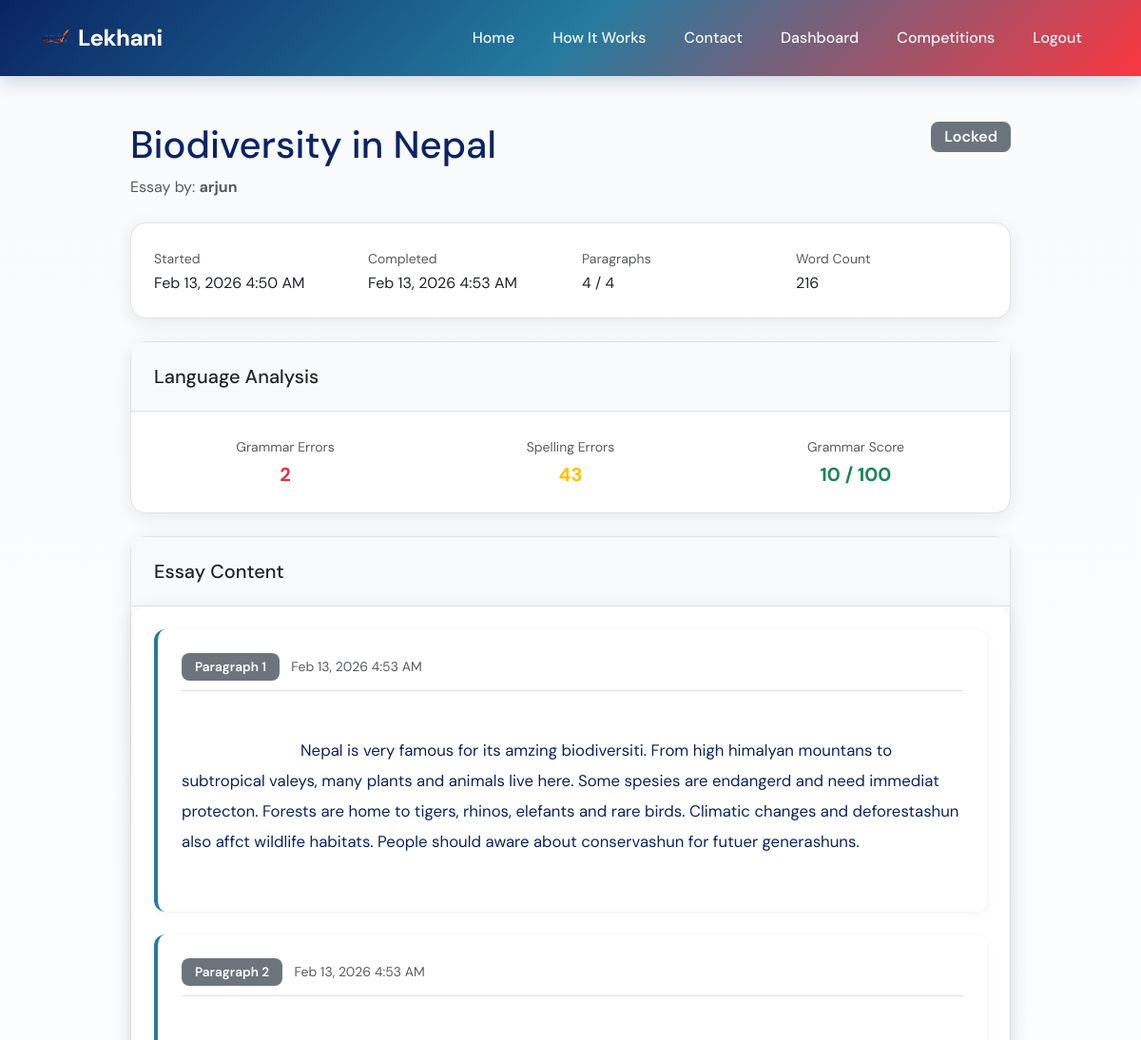
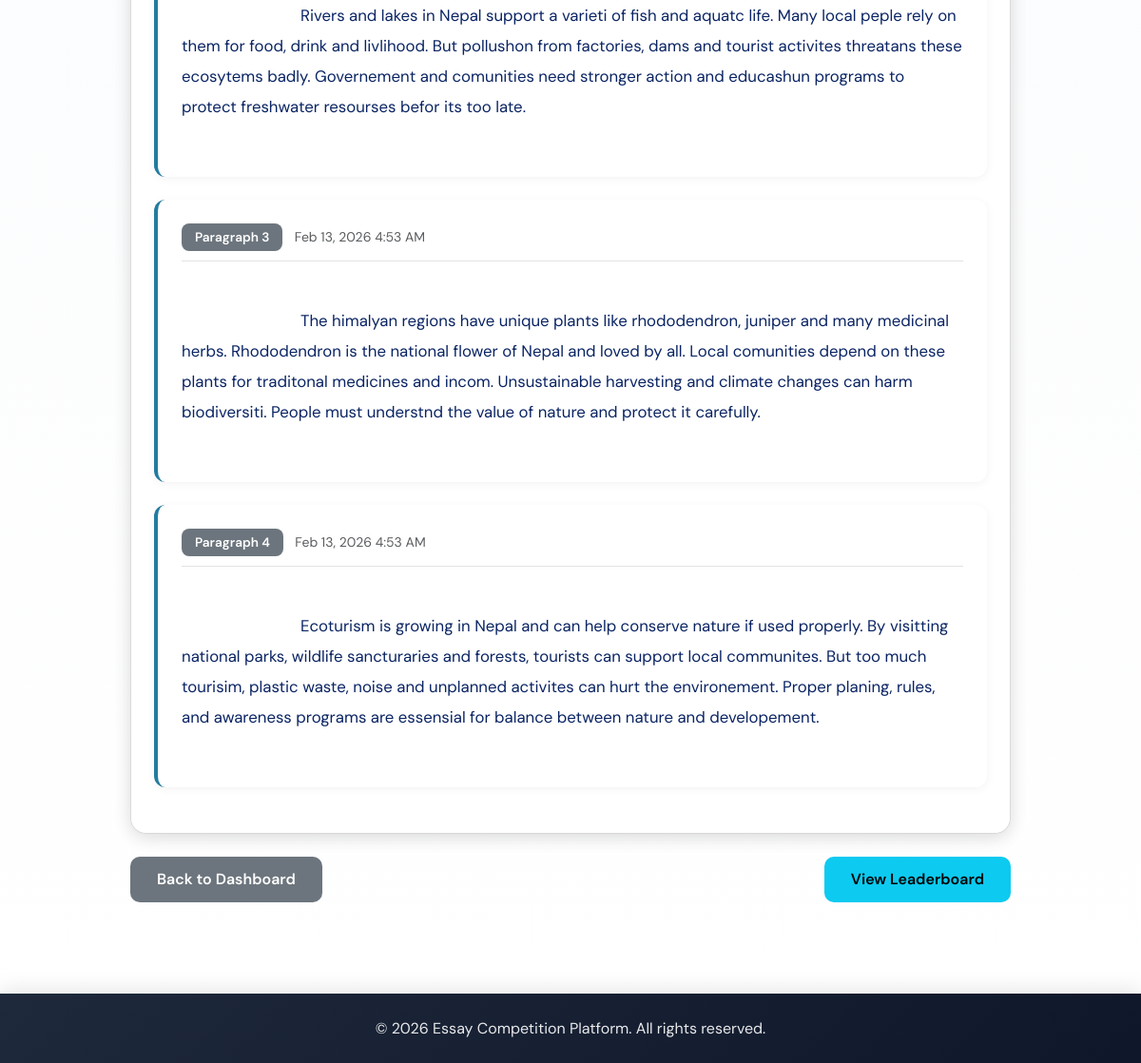
Screenshot of /essay/8/ (signed in) with the database file from the repository (2 pictures, top to bottom).
### competition/models.py (models this page shows, shortened)
class Essay(models.Model):
    STATUS_CHOICES = [
        ('in_progress', 'In Progress'),
        ('completed', 'Completed'),
        ('locked', 'Locked'),
    ]
    user = models.ForeignKey(User, on_delete=models.CASCADE, related_name='essays')
    competition = models.ForeignKey(Competition, on_delete=models.CASCADE, related_name='essays')
    status = models.CharField(max_length=15, choices=STATUS_CHOICES, default='in_progress')
    started_at = models.DateTimeField(auto_now_add=True)
    completed_at = models.DateTimeField(null=True, blank=True)
    word_count = models.PositiveIntegerField(default=0)
    grammar_errors = models.PositiveIntegerField(default=0)
    spelling_errors = models.PositiveIntegerField(default=0)
    grammar_score = models.PositiveIntegerField(default=100)
    final_score = models.FloatField(default=0)   # ⭐ NEW FIELD
    def current_paragraph_count(self):
        return self.paragraphs.count()
    class Meta:
        ordering = ['-started_at']
        unique_together = ['user', 'competition']
        verbose_name = 'Essay'
        verbose_name_plural = 'Essays'

class Competition(models.Model):
    title = models.CharField(max_length=200)
    description = models.TextField()
    start_date = models.DateTimeField()
    end_date = models.DateTimeField()
    max_paragraphs = models.PositiveIntegerField()
    created_at = models.DateTimeField(auto_now_add=True)
    updated_at = models.DateTimeField(auto_now=True)
    def has_ended(self):
        return timezone.now() > self.end_date
    class Meta:
        ordering = ['-start_date']
        verbose_name = 'Competition'
        verbose_name_plural = 'Competitions'

class Paragraph(models.Model):
    essay = models.ForeignKey(Essay, on_delete=models.CASCADE, related_name='paragraphs')
    order = models.PositiveIntegerField()
    content = models.TextField()
    created_at = models.DateTimeField(auto_now_add=True)
    class Meta:
        ordering = ['order']
        unique_together = ['essay', 'order']
        verbose_name = 'Paragraph'
        verbose_name_plural = 'Paragraphs'

### competition/views.py (the view)
# urls.py: path('essay/<int:essay_id>/', views.essay_view, name='essay_view'),
@login_required
def essay_view(request, essay_id):
    essay = get_object_or_404(Essay, id=essay_id)
    if essay.user != request.user and not request.user.is_staff:
        messages.error(request, 'You do not have permission to view this essay.')
        return redirect('dashboard')
    paragraphs = essay.paragraphs.all().order_by('order')
    context = {
        'essay': essay,
        'paragraphs': paragraphs,
    }
    return render(request, 'essay_view.html', context)

### competition/templates/essay_view.html (shortened to what this page needs)
{% extends 'base.html' %}
{% block content %}
<div class="container my-5">
    <div class="row">
        <div class="col-lg-10 mx-auto">
            <div class="d-flex justify-content-between align-items-start mb-4">
                <div>
                    <h1 class="mb-2">{{ essay.competition.title }}</h1>
                    <p class="text-muted mb-0">Essay by: <strong>{{ essay.user.username }}</strong></p>
                </div>
                <div class="text-end">
                    {% if essay.status == 'in_progress' %}
                    <span class="badge bg-info fs-6">In Progress</span>
                    {% elif essay.status == 'completed' %}
                    <span class="badge bg-success fs-6">Completed</span>
                    {% elif essay.status == 'locked' %}
                    <span class="badge bg-secondary fs-6">Locked</span>
                    {% endif %}
                </div>
            </div>
            <div class="card mb-4">
                <div class="card-body">
                    <div class="row">
                        <div class="col-md-3">
                            <small class="text-muted">Started</small>
                            <div>{{ essay.started_at|date:"M d, Y g:i A" }}</div>
                        </div>
                        {% if essay.completed_at %}
                        <div class="col-md-3">
                            <small class="text-muted">Completed</small>
                            <div>{{ essay.completed_at|date:"M d, Y g:i A" }}</div>
                        </div>
                        {% endif %}
                        <div class="col-md-3">
                            <small class="text-muted">Paragraphs</small>
                            <div>{{ essay.current_paragraph_count }} / {{ essay.competition.max_paragraphs }}</div>
                        </div>
                        <div class="col-md-3">
                            <small class="text-muted">Word Count</small>
                            <div>{{ essay.word_count }}</div>
                        </div>
                    </div>
                </div>
            </div>
            {% if essay.status != 'in_progress' %}
            <div class="card mb-4">
                <div class="card-header bg-light">
                    <h5 class="mb-0">Language Analysis</h5>
                </div>
                <div class="card-body">
                    <div class="row text-center">
                        <div class="col-md-4">
                            <small class="text-muted">Grammar Errors</small>
                            <div class="fs-5 fw-bold text-danger">
                                {{ essay.grammar_errors }}
                            </div>
                        </div>
                        <div class="col-md-4">
                            <small class="text-muted">Spelling Errors</small>
                            <div class="fs-5 fw-bold text-warning">
                                {{ essay.spelling_errors }}
                            </div>
                        </div>
                        <div class="col-md-4">
                            <small class="text-muted">Grammar Score</small>
                            <div class="fs-5 fw-bold text-success">
                                {{ essay.grammar_score }} / 100
                            </div>
                        </div>
                    </div>
                </div>
            </div>
            {% endif %}
            <div class="card mb-4">
                <div class="card-header bg-light">
                    <h5 class="mb-0">Essay Content</h5>
                </div>
                <div class="card-body essay-content">
                    {% if paragraphs %}
                    {% for paragraph in paragraphs %}
                    <div class="paragraph-display mb-4">
                        <div class="paragraph-header">
                            <span class="badge bg-secondary">Paragraph {{ paragraph.order }}</span>
                            <small class="text-muted ms-2">{{ paragraph.created_at|date:"M d, Y g:i A" }}</small>
                        </div>
                        <div class="paragraph-content">
                            {{ paragraph.content }}
                        </div>
                    </div>
                    {% endfor %}
                    {% else %}
                    <p class="text-muted text-center py-5">No content has been written yet.</p>
                    {% endif %}
                </div>
            </div>
            <div class="d-flex justify-content-between">
                <a href="{% url 'dashboard' %}" class="btn btn-secondary">Back to Dashboard</a>
                <div>
                    {% if essay.competition.has_ended %}
                    <a href="{% url 'leaderboard' essay.competition.id %}" class="btn btn-info">View Leaderboard</a>
                    {% endif %}
                </div>
            </div>
        </div>
    </div>
</div>
{% endblock %}

### static/css/style.css (style rules this page uses)
:root { --primary-color: #247BA0; --primary-dark: #1a5f7d; --secondary-color: #FB3640; --accent-color: #0A2463; --success-color: #10b981; --danger-color: #FB3640; --warning-color: #f59e0b; --info-color: #247BA0; --light-bg: #f8fafc; --dark-text: #0A2463; --gray-text: #605F5E; --border-color: #E2E2E2; }
* { margin: 0; padding: 0; box-sizing: border-box; }
body { font-family: 'DM Sans', -apple-system, BlinkMacSystemFont, 'Segoe UI', Roboto, sans-serif; min-height: 100vh; display: flex; flex-direction: column; background: linear-gradient(to bottom, #f8fafc 0%, #ffffff 100%); color: var(--dark-text); line-height: 1.6; }
.paragraph-display { background: white; padding: 25px; border-radius: 12px; border-left: 4px solid var(--primary-color); box-shadow: 0 2px 10px rgba(0, 0, 0, 0.05); margin-bottom: 20px; transition: all 0.3s ease; }
.paragraph-header { margin-bottom: 15px; padding-bottom: 10px; border-bottom: 1px solid var(--border-color); }
.paragraph-content { color: var(--dark-text); line-height: 1.9; white-space: pre-wrap; word-wrap: break-word; font-size: 1.05rem; }
.essay-content { background: white; padding: 40px; border-radius: 16px; box-shadow: 0 4px 20px rgba(0, 0, 0, 0.08); }
.card { border: 1px solid var(--border-color); border-radius: 16px; box-shadow: 0 4px 20px rgba(0, 0, 0, 0.08); transition: all 0.3s ease; }
.card-header { border-bottom: 1px solid var(--border-color); padding: 1.5rem; background: var(--light-bg); font-weight: 600; }
.card-body { padding: 1.5rem; }
.btn { border-radius: 10px; padding: 12px 28px; font-weight: 600; transition: all 0.3s cubic-bezier(0.4, 0, 0.2, 1); border: none; position: relative; overflow: hidden; }
.btn::before { content: ''; position: absolute; top: 50%; left: 50%; width: 0; height: 0; border-radius: 50%; background: rgba(255, 255, 255, 0.2); transform: translate(-50%, -50%); transition: width 0.6s, height 0.6s; }
.badge { padding: 8px 14px; font-weight: 600; border-radius: 8px; font-size: 0.85rem; }

### competition/templates/base.html (style rules this page uses)
html { scroll-behavior: smooth; }

### rows the page displays
Essay: competition "Biodiversity in Nepal", user.username "arjun", started_at "Feb 13, 2026 4:50 AM", completed_at "Feb 13, 2026 4:53 AM", current_paragraph_count "4", competition.max_paragraphs "4", word_count "216", grammar_errors "2", spelling_errors "43", grammar_score "10"
Paragraph: order "1", created_at "Feb 13, 2026 4:53 AM", content "Nepal is very famous for its amzing biodiversiti. From high himalyan mountans to subtropical valeys, many plants and animals live here. Some spesies are endangerd and need immediat protecton. Forests are home to tigers, rhinos, elefants and rare birds. Climatic changes and deforestashun also affct wildlife habitats. People should aware about conservashun for futuer generashuns."
Paragraph: order "2", created_at "Feb 13, 2026 4:53 AM", content "Rivers and lakes in Nepal support a varieti of fish and aquatc life. Many local peple rely on them for food, drink and livlihood. But pollushon from factories, dams and tourist activites threatans these ecosytems badly. Governement and comunities need stronger action and educashun programs to protect freshwater resourses befor its too late."
Paragraph: order "3", created_at "Feb 13, 2026 4:53 AM", content "The himalyan regions have unique plants like rhododendron, juniper and many medicinal herbs. Rhododendron is the national flower of Nepal and loved by all. Local comunities depend on these plants for traditonal medicines and incom. Unsustainable harvesting and climate changes can harm biodiversiti. People must understnd the value of nature and protect it carefully."
Paragraph: order "4", created_at "Feb 13, 2026 4:53 AM", content "Ecoturism is growing in Nepal and can help conserve nature if used properly. By visitting national parks, wildlife sancturaries and forests, tourists can support local communites. But too much tourisim, plastic waste, noise and unplanned activites can hurt the environement. Proper planing, rules, and awareness programs are essensial for balance between nature and developement."
